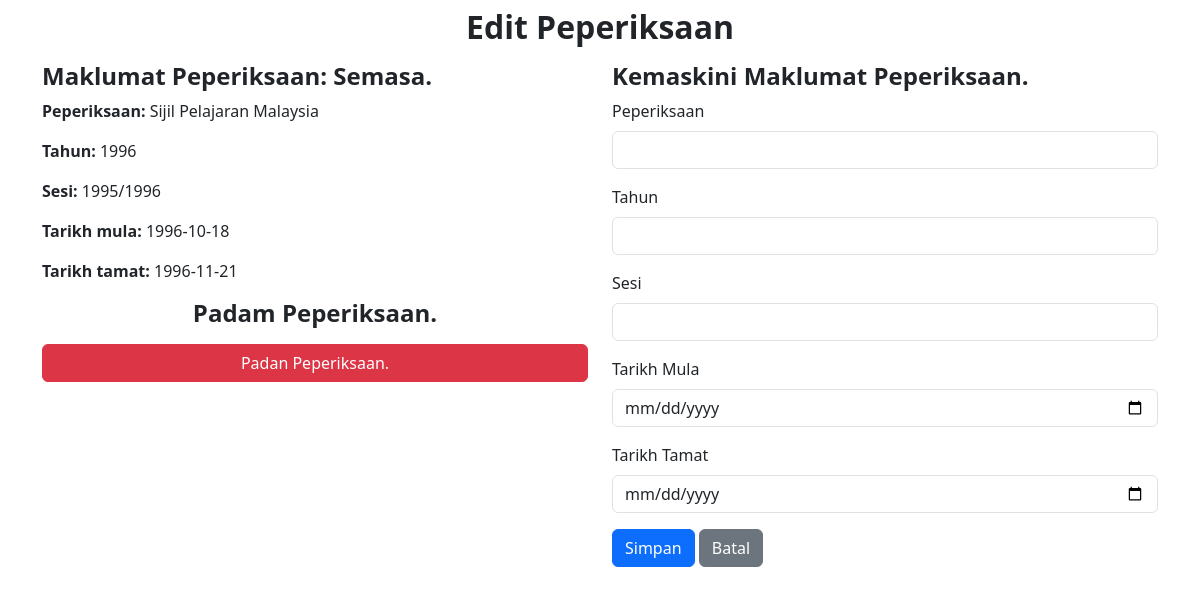
The page /edit_exam/1 on the database its author committed.
### tables this page shows
CREATE TABLE peperiksaan (
            id_exam INTEGER PRIMARY KEY AUTOINCREMENT,
            nama_peperiksaan TEXT,
            tahun_peperiksaan TEXT,
            sesi TEXT,
            start_date TEXT,
            end_date TEXT
        );

### pengawas_exam.py (the view, shortened to what this page needs)
@pengawas.route('/edit_exam/<int:id_exam>', methods=['GET', 'POST'])
def edit_exam(id_exam):
    conn = sqlite3.connect(DB_FILE)
    exam = conn.execute("SELECT * FROM peperiksaan WHERE id_exam = ?", (id_exam,)).fetchone()
    conn.close()
    exam_list = {
        'id_exam': exam[0],
        'nama_peperiksaan': exam[1],
        'tahun_peperiksaan': exam[2],
        'sesi': exam[3],
        'start_date': exam[4],
        'end_date': exam[5]
    }
    return render_template('edit_exam.html', exam=exam, examlist=exam_list)

### templates/edit_exam.html (shortened to what this page needs)
<!DOCTYPE html>
<html lang="en">
<head>
    <link rel="stylesheet" href="https://cdn.jsdelivr.net/npm/bootstrap@5.3.0/dist/css/bootstrap.min.css">
</head>
<body class="container mt-2">
<h2 class="text-center mb-3"><strong>Edit Peperiksaan</strong></h2>
<div class="row">
    <div class="col-md-6">
        <h4><strong>Maklumat Peperiksaan: Semasa.</strong></h4>
        <form method="POST">
            <div class="mb-3">
                <p><strong>Peperiksaan: </strong>{{ examlist.nama_peperiksaan }}</p>
                <p><strong>Tahun: </strong>{{ examlist.tahun_peperiksaan }}</p>
                <p><strong>Sesi: </strong>{{ examlist.sesi }}</p>
                <p><strong>Tarikh mula: </strong>{{ examlist.start_date }}</p>
                <p><strong>Tarikh tamat: </strong>{{ examlist.end_date }}</p>
            </div>
            <h4 class="text-center mb-3"><strong>Padam Peperiksaan.</strong></h4>
            <form action="{{ url_for('delete_exam', id_exam=examlist.id_exam) }}" method="POST" onsubmit="return confirmDelete()">
                <button type="submit" class="btn btn-danger w-100">Padan Peperiksaan.</button>
            </form>
        </form>
    </div>
    <div class="col-md-6">
        <h4><strong>Kemaskini Maklumat Peperiksaan.</strong></h4>
        <form method="POST">
            <div class="mb-3">
                <label class="form-label">Peperiksaan</label>
                <input type="text" class="form-control" name="nama_peperiksaan" value="{{ exam['nama_peperiksaan'] }}" required>
            </div>
            <div class="mb-3">
                <label class="form-label">Tahun</label>
                <input type="number" class="form-control" name="tahun_peperiksaan" value="{{ exam['tahun_peperiksaan'] }}" required>
            </div>
            <div class="mb-3">
                <label class="form-label">Sesi</label>
                <input type="text" class="form-control" name="sesi" value="{{ exam['sesi'] }}" required>
            </div>
            <div class="mb-3">
                <label class="form-label">Tarikh Mula</label>
                <input type="date" class="form-control" name="start_date" value="{{ exam['start_date'] }}" required>
            </div>
            <div class="mb-3">
                <label class="form-label">Tarikh Tamat</label>
                <input type="date" class="form-control" name="end_date" value="{{ exam['end_date'] }}" required>
            </div>
            <button type="submit" class="btn btn-primary">Simpan</button>
            <a href="{{ url_for('exam_details') }}" class="btn btn-secondary">Batal</a>
        </form>
    </div>
</div>
</body>
</html>

### rows shown on the page
peperiksaan: nama_peperiksaan "Sijil Pelajaran Malaysia", tahun_peperiksaan "1996", sesi "1995/1996", start_date "1996-10-18", end_date "1996-11-21"
